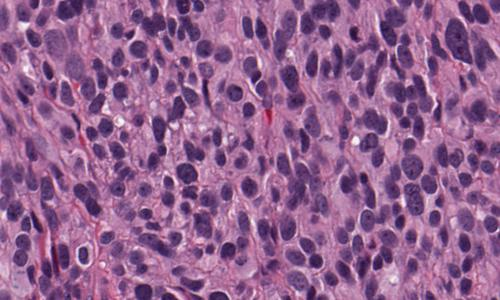
#> input picture stardist/data/images/histo.jpg, 500 x 300 px
$ python -i watershed_baseline.py   (imports and definitions only)
#> lines starting #> are read from the running program, lines starting #| are printed output that depends on the picture; after the words box and inside, x2 and y2 are one past the last pixel; in counts of white or black regions, pixels touching at a corner belong together
"""
Fallback: Watershed-based Instance Segmentation
=============================================
如果 Cellpose-SAM 不可用，使用基于 watershed 的方法进行实例分割
"""

import sys
from pathlib import Path

# Add project root to path
project_root = Path(__file__).parent.parent
sys.path.insert(0, str(project_root))

import numpy as np
from scipy import ndimage
from skimage import morphology, measure, segmentation
from skimage.feature import peak_local_max
from tqdm import tqdm
import json
try:
    from tifffile import imsave as io_imsave
    def io_imsave_wrapper(path, data):
        io_imsave(path, data)
except ImportError:
    try:
        from imageio import imwrite as io_imsave_wrapper
    except ImportError:
        io_imsave_wrapper = None


class Config:
    data_dir = Path(__file__).parent.parent / "data"
    output_dir = Path(__file__).parent.parent / "baselines" / "cellpose_results"

    # Watershed 参数
    diameter = 30.0  # 预期细胞直径
    threshold = 0.5  # 二值化阈值


# [72 lines left out: functions compute_instance_iou, compute_pixel_iou, compute_aji, not called in this run]


def watershed_segmentation(
    image: np.ndarray,
    diameter: float = 30.0,
    threshold: float = 0.5
) -> np.ndarray:
    """
    基于 watershed 的细胞实例分割

    Args:
        image: 输入图像 (H, W) 或 (H, W, C)
        diameter: 预期细胞直径
        threshold: 二值化阈值

    Returns:
        分割掩码 (H, W)
    """
    # 转换为灰度图
    if image.ndim == 3:
        gray = image.mean(axis=-1)
    else:
        gray = image.copy()

    # 归一化
    gray = gray.astype(np.float32)
    gray = (gray - gray.min()) / (gray.max() - gray.min() + 1e-8)

    # 高斯滤波去噪
    gray = ndimage.gaussian_filter(gray, sigma=1.0)

    # 二值化
    binary = (gray > threshold).astype(np.uint8)

    # 形态学开操作去除小噪声
    kernel = morphology.disk(int(diameter / 8))
    binary = morphology.opening(binary, kernel)

    # 距离变换
    distance = ndimage.distance_transform_edt(binary)

    # 找到局部极大值点（细胞中心）
    min_distance = max(1, int(diameter / 4))
    local_max = peak_local_max(
        distance,
        min_distance=min_distance,
        labels=binary
    )

    if len(local_max) == 0:
        # 如果没有检测到细胞中心，返回空掩码
        return np.zeros_like(gray, dtype=np.uint32)

    # 创建标记
    markers = np.zeros_like(gray, dtype=np.int32)
    for i, (y, x) in enumerate(local_max, start=1):
        markers[y, x] = i

    markers = ndimage.label(markers)[0]

    # Watershed 分割
    labels = segmentation.watershed(
        -distance,
        markers,
        mask=binary,
        compactness=0.001
    )

    return labels


# [109 lines left out: functions load_data, evaluate_watershed, not called in this run]


# [2 lines not run here, left out]

>>> import cv2
>>> picture = cv2.imread('../../stardist/data/images/histo.jpg', cv2.IMREAD_GRAYSCALE)
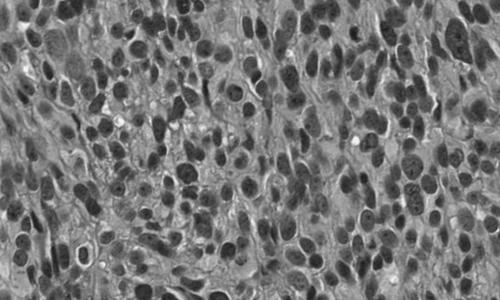
#> picture: shape (300, 500); min 23, max 249, mean 118.1
>>> result = watershed_segmentation(picture)
#> in watershed_segmentation, `gray = ndimage.gaussian_filter(gray, sigma=1.0)`:
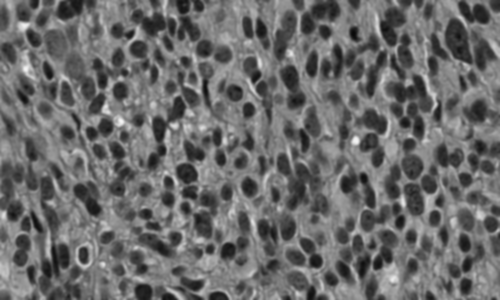
#> gray: shape (300, 500) float32; min 0.036, max 0.959, mean 0.421
#> in watershed_segmentation, `binary = (gray > threshold).astype(np.uint8)`:
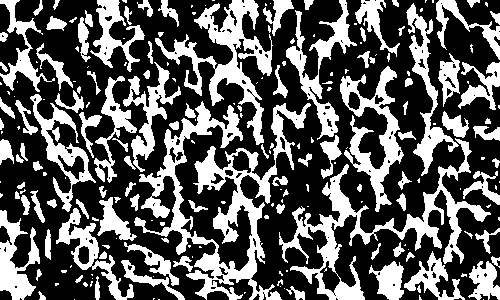
#> binary: shape (300, 500); values 0 (black) and 1 (white), 35.9% white; 214 white regions (106 under 20 px), largest, box (x1, y1, x2, y2) and area: (134, 101, 311, 300) 9034, (279, 138, 491, 300) 5844, (155, 0, 273, 145) 4360
#> in watershed_segmentation, `binary = morphology.opening(binary, kernel)`:
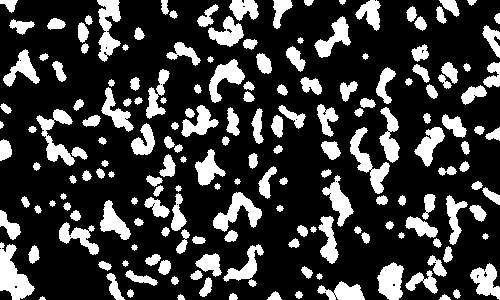
#> binary: shape (300, 500); values 0 (black) and 1 (white), 23% white; 182 white regions (1 under 20 px), largest, box (x1, y1, x2, y2) and area: (0, 242, 35, 300) 1067, (97, 0, 121, 62) 845, (350, 127, 390, 194) 842
#> in watershed_segmentation, `distance = ndimage.distance_transform_edt(binary)`:
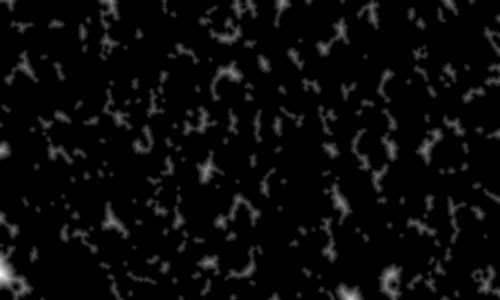
#> distance: shape (300, 500) float64; min 0, max 16.28, mean 0.596; drawn with min black and max white
#> in watershed_segmentation, `local_max = peak_local_max( distance, min_distance=min_distance, label..`: local_max = 245 pairs, first value 7 to 292, second value 7 to 492
#> the loop in watershed_segmentation, `for i, (y, x) in enumerate(local_max, start=1):` made 245 passes
#> (y, x) on passes 1 to 3: (278, 7), (274, 391), (169, 206)
#> after the loop in watershed_segmentation, `for i, (y, x) in enumerate(local_max, start=1):`:
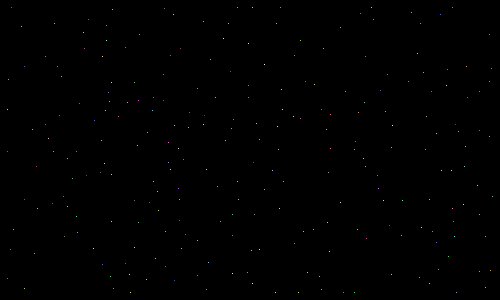
#> markers: shape (300, 500) int32; 246 distinct labels, from 0 to 245; one colour per label, 0 black
#> in watershed_segmentation, `markers = ndimage.label(markers)[0]`: markers: shape (300, 500) int32; 246 distinct labels, from 0 to 245
#> in watershed_segmentation, `labels = segmentation.watershed( -distance, markers, mask=binary, comp..`:
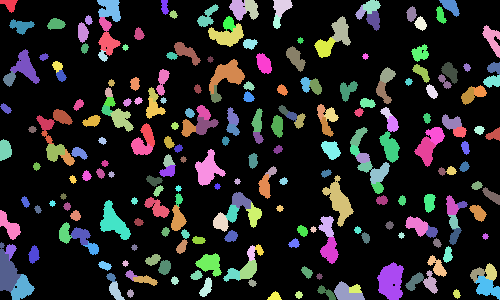
#> labels: shape (300, 500) int32; 246 distinct labels, from 0 to 245; one colour per label, 0 black
